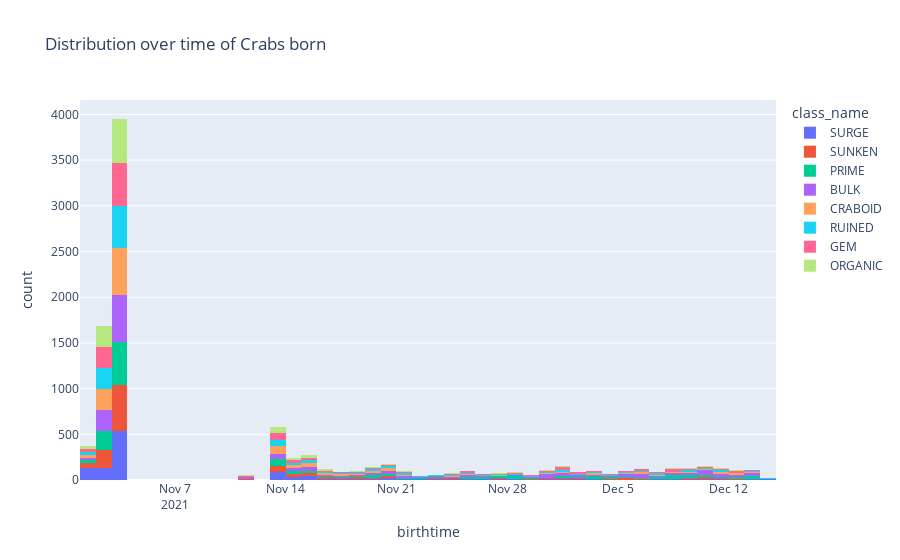

Notebook source saved alongside this figure:
### Code cell
px.histogram(crabs[crabs.pure_number.notnull()], x="birthtime", color="class_name",title="Distribution over time of Crabs born")

### Figure 1 — Plotly figure (JSON) as saved in the notebook; plotly's stock layout.template omitted (floating-point values rounded to 4 significant figures; data arrays with more than 128 entries replaced by an {"elided": "..."} marker saying what was removed)
{"data": [{"alignmentgroup": "True", "bingroup": "x", "hovertemplate": "class_name=SURGE<br>birthtime=%{x}<br>count=%{y}<extra></extra>", "legendgroup": "SURGE", "marker": {"color": "#636efa", "pattern": {"shape": ""}}, "name": "SURGE", "offsetgroup": "SURGE", "orientation": "v", "showlegend": true, "type": "histogram", "x": {"elided": "1263 str values"}, "xaxis": "x", "yaxis": "y"}, {"alignmentgroup": "True", "bingroup": "x", "hovertemplate": "class_name=SUNKEN<br>birthtime=%{x}<br>count=%{y}<extra></extra>", "legendgroup": "SUNKEN", "marker": {"color": "#EF553B", "pattern": {"shape": ""}}, "name": "SUNKEN", "offsetgroup": "SUNKEN", "orientation": "v", "showlegend": true, "type": "histogram", "x": {"elided": "1142 str values"}, "xaxis": "x", "yaxis": "y"}, {"alignmentgroup": "True", "bingroup": "x", "hovertemplate": "class_name=PRIME<br>birthtime=%{x}<br>count=%{y}<extra></extra>", "legendgroup": "PRIME", "marker": {"color": "#00cc96", "pattern": {"shape": ""}}, "name": "PRIME", "offsetgroup": "PRIME", "orientation": "v", "showlegend": true, "type": "histogram", "x": {"elided": "1351 str values"}, "xaxis": "x", "yaxis": "y"}, {"alignmentgroup": "True", "bingroup": "x", "hovertemplate": "class_name=BULK<br>birthtime=%{x}<br>count=%{y}<extra></extra>", "legendgroup": "BULK", "marker": {"color": "#ab63fa", "pattern": {"shape": ""}}, "name": "BULK", "offsetgroup": "BULK", "orientation": "v", "showlegend": true, "type": "histogram", "x": {"elided": "1536 str values"}, "xaxis": "x", "yaxis": "y"}, {"alignmentgroup": "True", "bingroup": "x", "hovertemplate": "class_name=CRABOID<br>birthtime=%{x}<br>count=%{y}<extra></extra>", "legendgroup": "CRABOID", "marker": {"color": "#FFA15A", "pattern": {"shape": ""}}, "name": "CRABOID", "offsetgroup": "CRABOID", "orientation": "v", "showlegend": true, "type": "histogram", "x": {"elided": "1278 str values"}, "xaxis": "x", "yaxis": "y"}, {"alignmentgroup": "True", "bingroup": "x", "hovertemplate": "class_name=RUINED<br>birthtime=%{x}<br>count=%{y}<extra></extra>", "legendgroup": "RUINED", "marker": {"color": "#19d3f3", "pattern": {"shape": ""}}, "name": "RUINED", "offsetgroup": "RUINED", "orientation": "v", "showlegend": true, "type": "histogram", "x": {"elided": "1183 str values"}, "xaxis": "x", "yaxis": "y"}, {"alignmentgroup": "True", "bingroup": "x", "hovertemplate": "class_name=GEM<br>birthtime=%{x}<br>count=%{y}<extra></extra>", "legendgroup": "GEM", "marker": {"color": "#FF6692", "pattern": {"shape": ""}}, "name": "GEM", "offsetgroup": "GEM", "orientation": "v", "showlegend": true, "type": "histogram", "x": {"elided": "1229 str values"}, "xaxis": "x", "yaxis": "y"}, {"alignmentgroup": "True", "bingroup": "x", "hovertemplate": "class_name=ORGANIC<br>birthtime=%{x}<br>count=%{y}<extra></extra>", "legendgroup": "ORGANIC", "marker": {"color": "#B6E880", "pattern": {"shape": ""}}, "name": "ORGANIC", "offsetgroup": "ORGANIC", "orientation": "v", "showlegend": true, "type": "histogram", "x": {"elided": "1077 str values"}, "xaxis": "x", "yaxis": "y"}], "layout": {"barmode": "relative", "legend": {"title": {"text": "class_name"}, "tracegroupgap": 0}, "title": {"text": "Distribution over time of Crabs born"}, "xaxis": {"anchor": "y", "domain": [0, 1], "title": {"text": "birthtime"}}, "yaxis": {"anchor": "x", "domain": [0, 1], "title": {"text": "count"}}}}
